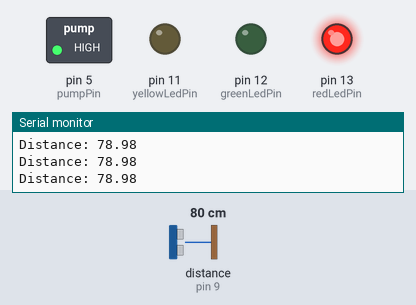
The sketch below on a simulated Arduino Uno, built with avr-gcc and run on an emulated ATmega328P. Parts: switched loads named in the sketch (green lamp = pin HIGH), output pins drawn as LEDs (lit = HIGH), the last lines printed to the serial monitor. Wiring (inferred from the names in the program): ultrasonic range finder: trigger pin 10; echo pin 9. The test bench sets the inputs (shaded band); at power-on: distance to the obstacle (sensor on pin 9) 80 cm. The echo pulse lasts 58.3 µs per cm; pins used as bus, display or sensor lines are not drawn.

Above: at 1.2 s.
1.3 s: distance to the obstacle (sensor on pin 9) set to 22 cm
2.8 s: distance to the obstacle (sensor on pin 9) set to 18 cm
At 3.3 s:
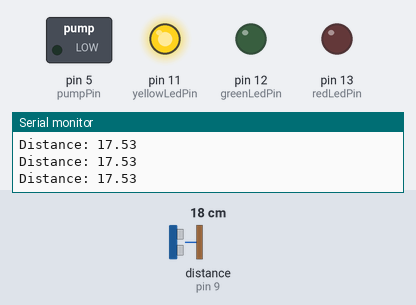
4.3 s: distance to the obstacle (sensor on pin 9) set to 14 cm
7.3 s: distance to the obstacle (sensor on pin 9) set to 11 cm
At 8.5 s:
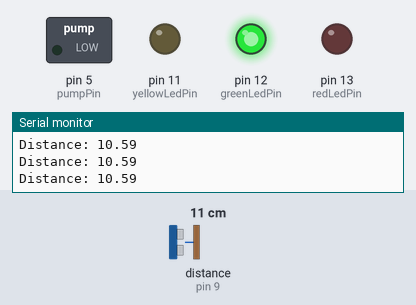
8.8 s: distance to the obstacle (sensor on pin 9) set to 35 cm
At 9.4 s:
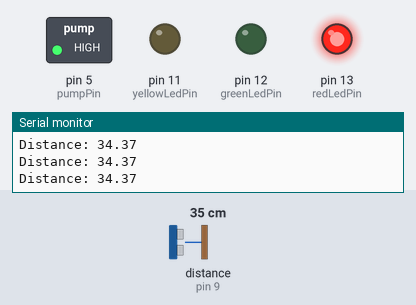
10.3 s: distance to the obstacle (sensor on pin 9) set to 9 cm
At 10.9 s:
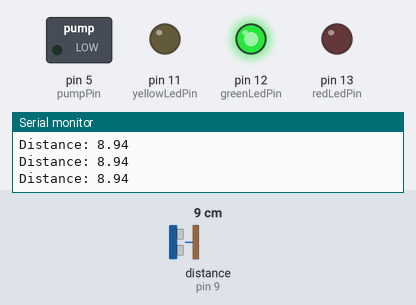
Timing chart, 0 to 12.8 s (numbered marks = the images above; inputs shaded):
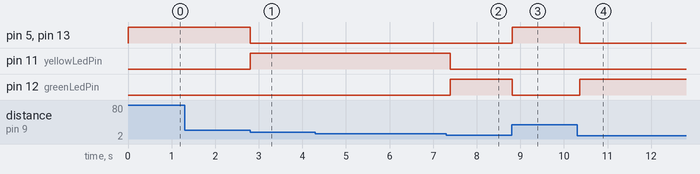

Measured:
- the behaviour switches between 21 and 20 cm on distance to the obstacle (sensor on pin 9) (found by bisection; images 0 and 1)
- the behaviour switches between 13 and 12 cm on distance to the obstacle (sensor on pin 9) (found by bisection; images 1 and 2)
- after the input at 2.8 s, pin 5 (pumpPin), pin 13 (redLedPin): HIGH → LOW at once; pin 11 (yellowLedPin): LOW → HIGH at once
- after the input at 7.3 s, pin 11 (yellowLedPin): HIGH → LOW after 0.09 s; pin 12 (greenLedPin): LOW → HIGH after 0.09 s
- after the input at 8.8 s, pin 5 (pumpPin), pin 13 (redLedPin): LOW → HIGH at once; pin 12 (greenLedPin): HIGH → LOW at once
- after the input at 10.3 s, pin 5 (pumpPin), pin 13 (redLedPin): HIGH → LOW after 0.06 s; pin 12 (greenLedPin): LOW → HIGH after 0.06 s

The sketch:

Water_Level_Monitor.ino
```cpp
// Define the pins for the ultrasonic sensor, water pump, and LEDs
const int trigPin = 10;
const int echoPin = 9;
const int pumpPin = 5;
const int redLedPin = 13;
const int greenLedPin = 12;
const int yellowLedPin = 11;

// Define the water level thresholds in centimeters
const int mediumLevel = 20;
const int lowLevel = 12;

void setup() {
  // Initialize the serial communication for debugging
  Serial.begin(9600);

  // Set the pins as outputs or inputs
  pinMode(trigPin, OUTPUT);
  pinMode(echoPin, INPUT);
  pinMode(pumpPin, OUTPUT);
  pinMode(redLedPin, OUTPUT);
  pinMode(greenLedPin, OUTPUT);
  pinMode(yellowLedPin, OUTPUT);
}

void loop() {
  // Send a pulse to the ultrasonic sensor to trigger a reading
  digitalWrite(trigPin, LOW);
  delayMicroseconds(2);
  digitalWrite(trigPin, HIGH);
  delayMicroseconds(10);
  digitalWrite(trigPin, LOW);

  // Read the duration of the echo pulse and convert it to distance
  long duration = pulseIn(echoPin, HIGH);
  float distance = duration * 0.034 / 2;

  // Print the distance to the serial monitor for debugging
  Serial.print("Distance: ");
  Serial.println(distance);

  // Determine the water level and turn on the appropriate LED
  if (distance > mediumLevel) {
    digitalWrite(redLedPin, HIGH);
    digitalWrite(yellowLedPin, LOW);
    digitalWrite(greenLedPin, LOW);
    digitalWrite(pumpPin, HIGH);
  } else if ((distance <= mediumLevel ) && (distance >= lowLevel )) {
    digitalWrite(redLedPin, LOW);
    digitalWrite(yellowLedPin, HIGH);
    digitalWrite(greenLedPin, LOW);
    digitalWrite(pumpPin, LOW);
  } else if (distance < lowLevel) {
    digitalWrite(redLedPin, LOW);
    digitalWrite(yellowLedPin, LOW);
    digitalWrite(greenLedPin, HIGH);
    digitalWrite(pumpPin, LOW);
  } else {
    digitalWrite(redLedPin, LOW);
    digitalWrite(yellowLedPin, LOW);
    digitalWrite(greenLedPin, HIGH);
    digitalWrite(pumpPin, LOW);
  }

  // Wait for a short amount of time before repeating the loop
  delay(100);
}
```
